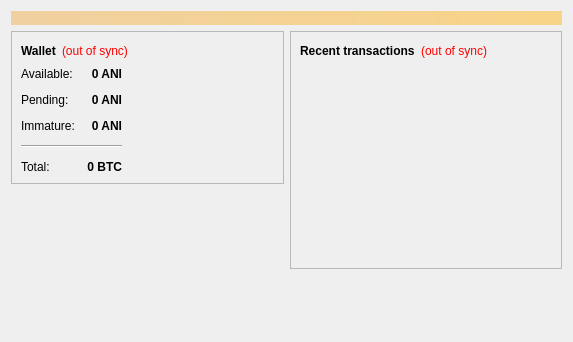
<?xml version="1.0" encoding="UTF-8"?>
<ui version="4.0">
 <class>OverviewPage</class>
 <widget class="QWidget" name="OverviewPage">
  <property name="geometry">
   <rect>
    <x>0</x>
    <y>0</y>
    <width>573</width>
    <height>342</height>
   </rect>
  </property>
  <property name="windowTitle">
   <string>Form</string>
  </property>
  <layout class="QVBoxLayout" name="topLayout">
   <item>
    <widget class="QLabel" name="labelAlerts">
     <property name="visible">
      <bool>false</bool>
     </property>
     <property name="styleSheet">
      <string notr="true">background-color: qlineargradient(x1: 0, y1: 0, x2: 1, y2: 0, stop:0 #F0D0A0, stop:1 #F8D488); color:#000000;</string>
     </property>
     <property name="wordWrap">
      <bool>true</bool>
     </property>
     <property name="margin">
      <number>3</number>
     </property>
    </widget>
   </item>
   <item>
    <layout class="QHBoxLayout" name="horizontalLayout" stretch="1,1">
     <item>
      <layout class="QVBoxLayout" name="verticalLayout_2">
       <item>
        <widget class="QFrame" name="frame">
         <property name="frameShape">
          <enum>QFrame::StyledPanel</enum>
         </property>
         <property name="frameShadow">
          <enum>QFrame::Raised</enum>
         </property>
         <layout class="QVBoxLayout" name="verticalLayout_4">
          <item>
           <layout class="QHBoxLayout" name="horizontalLayout_4">
            <item>
             <widget class="QLabel" name="label_5">
              <property name="font">
               <font>
                <weight>75</weight>
                <bold>true</bold>
               </font>
              </property>
              <property name="text">
               <string>Wallet</string>
              </property>
             </widget>
            </item>
            <item>
             <widget class="QLabel" name="labelWalletStatus">
              <property name="toolTip">
               <string>The displayed information may be out of date. Your wallet automatically synchronizes with the Quark network after a connection is established, but this process has not completed yet.</string>
              </property>
              <property name="styleSheet">
               <string notr="true">QLabel { color: red; }</string>
              </property>
              <property name="text">
               <string notr="true">(out of sync)</string>
              </property>
              <property name="alignment">
               <set>Qt::AlignLeading|Qt::AlignLeft|Qt::AlignVCenter</set>
              </property>
             </widget>
            </item>
            <item>
             <spacer name="horizontalSpacer_2">
              <property name="orientation">
               <enum>Qt::Horizontal</enum>
              </property>
              <property name="sizeHint" stdset="0">
               <size>
                <width>40</width>
                <height>20</height>
               </size>
              </property>
             </spacer>
            </item>
           </layout>
          </item>
          <item>
        <layout class="QHBoxLayout" name="horizontalLayout_3">
           <item>
		<layout class="QFormLayout" name="formLayout_2">
            <property name="fieldGrowthPolicy">
             <enum>QFormLayout::AllNonFixedFieldsGrow</enum>
            </property>
            <property name="horizontalSpacing">
             <number>12</number>
            </property>
            <property name="verticalSpacing">
             <number>12</number>
            </property>
            <item row="0" column="0">
             <widget class="QLabel" name="label">
              <property name="text">
               <string>Available:</string>
              </property>
             </widget>
            </item>
            <item row="0" column="1">
             <widget class="QLabel" name="labelBalance">
              <property name="font">
               <font>
                <weight>75</weight>
                <bold>true</bold>
               </font>
              </property>
              <property name="cursor">
               <cursorShape>IBeamCursor</cursorShape>
              </property>
              <property name="toolTip">
               <string>Your current spendable balance</string>
              </property>
              <property name="text">
               <string notr="true">0 ANI</string>
              </property>
              <property name="alignment">
               <set>Qt::AlignRight|Qt::AlignTrailing|Qt::AlignVCenter</set>
               </property>
              <property name="textInteractionFlags">
               <set>Qt::LinksAccessibleByMouse|Qt::TextSelectableByKeyboard|Qt::TextSelectableByMouse</set>
              </property>
             </widget>
            </item>
            <item row="1" column="0">
             <widget class="QLabel" name="label_3">
              <property name="text">
               <string>Pending:</string>
              </property>
             </widget>
            </item>
            <item row="1" column="1">
             <widget class="QLabel" name="labelUnconfirmed">
              <property name="font">
               <font>
                <weight>75</weight>
                <bold>true</bold>
               </font>
              </property>
              <property name="cursor">
               <cursorShape>IBeamCursor</cursorShape>
              </property>
              <property name="toolTip">
               <string>Total of transactions that have yet to be confirmed, and do not yet count toward the spendable balance</string>
              </property>
              <property name="text">
               <string notr="true">0 ANI</string>
              </property>
              <property name="alignment">
               <set>Qt::AlignRight|Qt::AlignTrailing|Qt::AlignVCenter</set>
               </property>
              <property name="textInteractionFlags">
               <set>Qt::LinksAccessibleByMouse|Qt::TextSelectableByKeyboard|Qt::TextSelectableByMouse</set>
              </property>
             </widget>
            </item>
            <item row="2" column="0">
             <widget class="QLabel" name="labelImmatureText">
              <property name="text">
               <string>Immature:</string>
              </property>
             </widget>
            </item>
            <item row="2" column="1">
             <widget class="QLabel" name="labelImmature">
              <property name="font">
               <font>
                <weight>75</weight>
                <bold>true</bold>
               </font>
              </property>
              <property name="toolTip">
               <string>Mined balance that has not yet matured</string>
              </property>
              <property name="text">
               <string notr="true">0 ANI</string>
              </property>
              <property name="alignment">
               <set>Qt::AlignRight|Qt::AlignTrailing|Qt::AlignVCenter</set>
               </property>
              <property name="textInteractionFlags">
               <set>Qt::LinksAccessibleByMouse|Qt::TextSelectableByKeyboard|Qt::TextSelectableByMouse</set>
              </property>
             </widget>
            </item>
                       <item row="4" column="0">
             <widget class="QLabel" name="labelTotalText">
              <property name="text">
               <string>Total:</string>
              </property>
             </widget>
            </item>
            <item row="4" column="1">
             <widget class="QLabel" name="labelTotal">
              <property name="font">
               <font>
                <weight>75</weight>
                <bold>true</bold>
               </font>
              </property>
              <property name="cursor">
               <cursorShape>IBeamCursor</cursorShape>
              </property>
              <property name="toolTip">
               <string>Your current total balance</string>
              </property>
              <property name="text">
               <string notr="true">0 BTC</string>
              </property>
              <property name="alignment">
               <set>Qt::AlignRight|Qt::AlignTrailing|Qt::AlignVCenter</set>
              </property>
              <property name="textInteractionFlags">
               <set>Qt::LinksAccessibleByMouse|Qt::TextSelectableByKeyboard|Qt::TextSelectableByMouse</set>
              </property>
             </widget>
            </item>
            <item row="3" column="0" colspan="2">
             <widget class="Line" name="line">
              <property name="orientation">
               <enum>Qt::Horizontal</enum>
              </property>
             </widget>
            </item>
           </layout>
          </item>
            <item>
             <spacer name="horizontalSpacer_3">
              <property name="orientation">
               <enum>Qt::Horizontal</enum>
              </property>
              <property name="sizeHint" stdset="0">
               <size>
                <width>40</width>
                <height>20</height>
               </size>
              </property>
             </spacer>
            </item>
           </layout>
          </item>
         </layout>
        </widget>
       </item>
       <item>
        <spacer name="verticalSpacer">
         <property name="orientation">
          <enum>Qt::Vertical</enum>
         </property>
         <property name="sizeHint" stdset="0">
          <size>
           <width>20</width>
           <height>40</height>
          </size>
         </property>
        </spacer>
       </item>
      </layout>
     </item>
     <item>
      <layout class="QVBoxLayout" name="verticalLayout_3">
       <item>
        <widget class="QFrame" name="frame_2">
         <property name="frameShape">
          <enum>QFrame::StyledPanel</enum>
         </property>
         <property name="frameShadow">
          <enum>QFrame::Raised</enum>
         </property>
         <layout class="QVBoxLayout" name="verticalLayout">
          <item>
           <layout class="QHBoxLayout" name="horizontalLayout_2">
            <item>
             <widget class="QLabel" name="label_4">
              <property name="text">
               <string>&lt;b&gt;Recent transactions&lt;/b&gt;</string>
              </property>
             </widget>
            </item>
            <item>
             <widget class="QLabel" name="labelTransactionsStatus">
              <property name="toolTip">
               <string>The displayed information may be out of date. Your wallet automatically synchronizes with the Quark network after a connection is established, but this process has not completed yet.</string>
              </property>
              <property name="styleSheet">
               <string notr="true">QLabel { color: red; }</string>
              </property>
              <property name="text">
               <string notr="true">(out of sync)</string>
              </property>
              <property name="alignment">
               <set>Qt::AlignRight|Qt::AlignTrailing|Qt::AlignVCenter</set>
              </property>
             </widget>
            </item>
            <item>
             <spacer name="horizontalSpacer">
              <property name="orientation">
               <enum>Qt::Horizontal</enum>
              </property>
              <property name="sizeHint" stdset="0">
               <size>
                <width>40</width>
                <height>20</height>
               </size>
              </property>
             </spacer>
            </item>
           </layout>
          </item>
          <item>
           <widget class="QListView" name="listTransactions">
            <property name="styleSheet">
             <string notr="true">QListView { background: transparent; }</string>
            </property>
            <property name="frameShape">
             <enum>QFrame::NoFrame</enum>
            </property>
            <property name="verticalScrollBarPolicy">
             <enum>Qt::ScrollBarAlwaysOff</enum>
            </property>
            <property name="horizontalScrollBarPolicy">
             <enum>Qt::ScrollBarAlwaysOff</enum>
            </property>
            <property name="selectionMode">
             <enum>QAbstractItemView::NoSelection</enum>
            </property>
           </widget>
          </item>
         </layout>
        </widget>
       </item>
       <item>
        <spacer name="verticalSpacer_2">
         <property name="orientation">
          <enum>Qt::Vertical</enum>
         </property>
         <property name="sizeHint" stdset="0">
          <size>
           <width>20</width>
           <height>40</height>
          </size>
         </property>
        </spacer>
       </item>
      </layout>
     </item>
    </layout>
   </item>
  </layout>
 </widget>
 <resources/>
 <connections/>
</ui>
